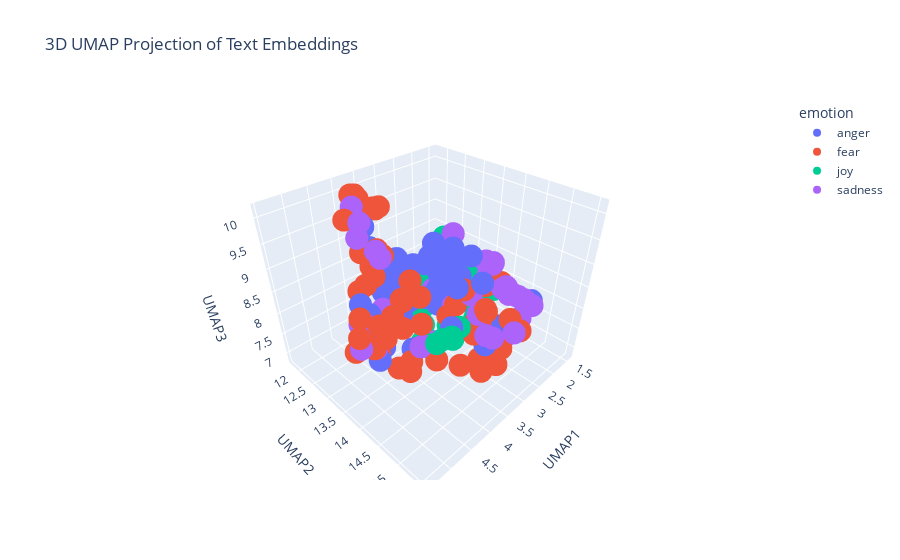

Notebook cell for this chart:
### Markdown cell above
---
##### <a id='toc1_5_8_1_1_'></a>[**>>> Exercise 4 (Take home):**](#toc0_)

Apply UMAP to the same embeddings to reduce the dimensionality to 3D vectors and plot the 3D graph, discuss the differences and similarities with the 2D graph.

### Code cell
# Answer here
import pandas as pd
import numpy as np
import umap
import plotly.express as px

# Concatenate the training and test data
combined_df = pd.concat([train_df_new, test_df_new], ignore_index=True)

# Prepare the embeddings for UMAP
# Convert the list of embeddings into a 2D numpy array
X_embeddings = np.array(combined_df['embeddings_values'].tolist())

# Apply UMAP for dimensionality reduction
reducer_3d = umap.UMAP(n_components=3, metric='cosine', random_state=28) 
embedding_3d = reducer_3d.fit_transform(X_embeddings)

# Create a DataFrame for plotting
df_plot = pd.DataFrame(embedding_3d, columns=['UMAP1', 'UMAP2', 'UMAP3'])
df_plot['emotion'] = combined_df['emotion']
df_plot['intensity'] = combined_df['intensity']
df_plot['text'] = combined_df['text']


# Visualize the embeddings with Plotly
fig = px.scatter_3d(
    df_plot,
    x='UMAP1',
    y='UMAP2',
    z='UMAP3',
    color='emotion',  # Color points by the 'emotion' column
    hover_data=['text', 'intensity'],  # Show text and intensity on hover
    title='3D UMAP Projection of Text Embeddings'
)

fig.show()

### Figure 1 — Plotly figure (JSON) as saved in the notebook; plotly's stock layout.template omitted (floating-point values rounded to 4 significant figures)
{"data": [{"customdata": [["I don't mean to offend anyone, but 93.7 literally blames everything on white people. In some cases it's true, but a lot of times, it's not", 0.458], ["I love when @pinksaltwarrior angry tweets bc it makes me laugh but also hate it bc it makes me miss her more", 0.333], ["@jaaames1993 Literally burst out laughing.", 0.067], ["Why a puerto Rican with Taino hair and a black nose gotta ruffle your targeted feathers?", 0.5], ["@St8edge4life88 eh well i can do the sting vs cactus loser leaves wcw match at bash at the beach lol", 0.396], ["Grateful for all the hungry people in my life! Hungry to learn, change, grow, help, etc - not sure anybody has it better! ", 0.396], ["@ToddDoug @Ziggomattic Yeah, this actually supports why I tweeted in this thread initially. Because of the article's righteous indignation.", 0.396], ["@LisaAsquithtobe @craig8710 @WayneHaselden @june65wigan everyone is against wigan because we are the biggest club #bitter", 0.562], ["@canada4trumpnow @donlemon he has BAD TEMPERAMENT  #HissyFits", 0.625], ["i can't believe they're all messing up my favourite of all bakes i feel personally offended", 0.5], ["That grudge you're holding keeps making an appearance because #God wants you to deal with it.", 0.5], ["Still can't log into my fucking Snapchat #Snapchat ", 0.771], ["Skipping meals is the national way of showing #disappointment and . #wiz", 0.354], ["Why does Candice constantly pout #GBBO 💄😒", 0.375], ["I think I must scare my coworkers when I'm eating like a rabid animal on my breaks #srry", 0.5], ["@LouisFil just curious as to what you mean. No rush, no animosity, no disdain.", 0.458], ["@mdivincenzo9 he's stupid, I hate him lol ", 0.521], ["snap: hiAleshia 😃", 0.208], ["@GriffinBowie23 @AliMcClimond sorry to #offend u griffin!!", 0.479], ["@dcexaminer Democrats and their voters have zero tolerance for honesty. They associate honesty with anger and hate.", 0.667], ["Since the 'update' my @iPhone loses power nearly 40% faster. ", 0.438], ["-- haired man strides close and watches as the Major flinches away from him, the reaction draws a growl from his throat.  -- (@DocHQuinzel)", 0.322], ["Recommended reading: Prisoners of Hate by Aaron Beck #anger", 0.521], ["significantly, with a #bitter smile, 'let me", 0.479], ["why are people so offended by kendall he ends photo shoot like seriously shut the fuck up", 0.833], ["@SkyNews when the East wind blue in summer in Durban, S Africa, we still surfed and got #stung badly! Must be carefull-A #sting can harm you", 0.562], ["I'm so annoyed/sad YouTube is burning itself to the ground 🙄🙄", 0.604], ["If i could just get my line to block! #germantownbroncos #lilleague #popwarner #Broncos #usafootball  #lineman", 0.417], ["@kingvee_ don't provoke me to anger", 0.708], ["you know cyran still hasn't done makeup based on jeongguk's tiddy like i suggested and i'm #offended", 0.479], ["Nurse practitioner: 'you look pretty bad. No offense of course.'  \\n\\nThank you, that really added that spark of positivity I needed today.", 0.444], ["not to be That Person™ but i get bitter seeing some ravi stans", 0.542], ["SOMEONE LET SNAKES IN MY HOUSE, I BET IT @Ya_Boi_Huck I KILL THAT BUGGER WHEN I GET MY HANDS ON HIM #rage #HuckFP2", 0.771], ["Absolutely fuming I've just scratched all my car 😡😡😡😡😡😡", 0.75], ["@evanareteos :)) im now writing abt the changing face of sex industry in tr :))) now men will talk to me then! #revenge", 0.479], ["@TDsNation i watch all your videos but i like madden better!", 0.333], ["@PrincessCasGirl @DaddyEllis__ tiff you better hurry cause 👀", 0.458], ["@Deadspin @jrzy_boy This is about him being left off because they wanted to play a heavier game. We needed his offense tho. Amongst others.", 0.542], ["@LeonWobYP b***er off. NCFC is a grudge match :)", 0.542], ["@huwellwell One chosen by the CLP members! MP seats are not for people to dole out to their mates, we elect candidates. ", 0.438], ["Having a baby born too soon is #lifechanging 6 years on and it feels like only yesterday #sad #happy  #emotionalrollercoaster", 0.354], ["Sting is just too damn earnest for early morning listening. #sting", 0.446], ["Just watched Django Unchained, Other people may frown, but I titter in delight! 2/5", 0.229], ["Anger, resentment, and hatred are the destroyer of your fortune today.", 0.396], ["Literally fuming fuck sake", 0.86], ["Kik to trade, have fun or a conversation  (kik: youraffair) #kik #kikme #messageme #textme #pics #trade #tradepics #dm #snap #bored", 0.167], ["@ArcticFantasy I would have almost took offense to this if I actually snapped you", 0.458], ["@komal_sidhnani true...\\nThey r burning with other's pleasure!\\nPpl in true love happiness everywhere _😃", 0.312]], "hovertemplate": "emotion=anger<br>UMAP1=%{x}<br>UMAP2=%{y}<br>UMAP3=%{z}<br>text=%{customdata[0]}<br>intensity=%{customdata[1]}<extra></extra>", "legendgroup": "anger", "marker": {"color": "#636efa", "symbol": "circle"}, "mode": "markers", "name": "anger", "scene": "scene", "showlegend": true, "type": "scatter3d", "x": [3.611, 2.883, 2.67, 3.406, 4.504, 1.828, 3.709, 4.918, 4.266, 3.833, 3.104, 3.666, 3.119, 4.472, 3.175, 3.373, 3.29, 3.075, 3.896, 4.187, 4.428, 3.082, 3.041, 3.042, 3.814, 4.258, 3.543, 4.589, 3.494, 3.31, 2.194, 3.569, 3.508, 3.842, 2.633, 4.299, 3.314, 3.987, 4.726, 4.591, 2.564, 4.099, 2.483, 2.889, 3.672, 3.17, 3.531, 1.755], "y": [12.66, 13.19, 11.89, 12.78, 13.39, 12.92, 12.93, 13.62, 12.97, 14.19, 14.04, 14.03, 15.07, 15.1, 14.77, 12.95, 13.55, 12.19, 12.79, 12.73, 13.87, 13.46, 13.79, 13.58, 14.2, 13.59, 14.89, 13.44, 13.54, 13.02, 12.9, 13.6, 13.92, 14.62, 12.77, 13.22, 12.51, 13.69, 13.44, 13.0, 15.23, 13.54, 12.1, 14.09, 14.39, 12.18, 12.71, 13.21], "z": [8.568, 8.948, 7.292, 8.445, 8.014, 6.976, 8.399, 8.256, 9.464, 9.0, 8.829, 9.538, 8.297, 9.07, 7.698, 7.852, 9.391, 7.635, 8.248, 9.741, 9.703, 7.888, 9.287, 8.078, 9.272, 8.109, 9.306, 7.363, 9.048, 8.717, 7.12, 8.376, 9.427, 9.232, 8.512, 7.368, 7.651, 7.427, 8.53, 8.429, 8.629, 8.188, 7.766, 9.187, 9.456, 7.756, 8.285, 7.914]}, {"customdata": [["Tomorrow is going to be a challenge, I have to talk at a freshers fair to STRANGERS 😁and pick up my new flat keys ", 0.58], ["@lindseylouwho_ be nice if the Texans could hold onto the ball to give fuller and Hopkins a chance!!!  #TNF", 0.229], ["#NawazSharif says lets end #terror. Sure, let #IndianArmedForces target the bases without #Pakistan interference #Karma?", 0.554], ["I delete numbers so quick with no hesitation", 0.288], ["i might have #hysteria ,i don't kno if it's just #anxiety or both,..need a diagnosis cuz somethin' is messed up,need ert bu i nvr come out", 0.86], ["@YahooCare data stolen in 2014 and only now do you tell us #shocking.", 0.56], ["The more I watch this documentary on @Channel4 the more I think @Airbnb is more a #nightmare than dream #dreamornightmare", 0.667], ["Open to suggestions on a good #horror movie. Just saw 31 and It follows recently, dug both. Gimme something good. #movienight #netflix", 0.25], ["Scott Dann injured aka my worst nightmare", 0.688], ["Now this is getting out of hand. I'm freaked out by this death...and I'm God!! #mommaGrendel ", 0.812], ["# ISIS REFERENCES SCRUBBED?  Federal complaint against suspect in NYC, NJ bombings appears to omit terror names in bloody journ...  #news", 0.729], ["For the last 2 years the U.S. has been averaging about 4 terrorist attacks a month. Good debate topic. #Trump #Hillary ", 0.438], ["Can we start a 'get Chris Sutton off our tv campaign? Spread the work  #pundit #noclue", 0.354], ["@drunkejt almost all of my mutuals intimidated me at some point or still do", 0.479], ["Romero, Rojo, Blind, Memphis, Rooney. This is nearly a starting line up I’d wanna punch in the face rather than shake their hand.", 0.438], ["Most Americans think the media is nothing but Government propaganda BS. #lies #control #BS #RiggedSystem  #garbage #oreillyfactor", 0.521], ["@_jamiebraidwood haha, horrific is all that needs to be said. Glad I'm away to Spain on Sat so missing game 🍹🍕🍺☉☉", 0.479], ["ugh!! this is the worst!! i didn't read at all this whole first month of school and i have a unit test on friday!!! awe man!!", 0.646], ["If you get called #shy this means you are #considered.Turn those #negatives to #positives Quote #MarnieMcCormack from @jpmorgan #womenintech", 0.5], ["Accrington Stanley? Who are they? Exactly. Things looking dire for West Ham despite the win. What's changed since March? #bbcfootball", 0.619], ["@CP24 And I hope when the police met him at the subway that they took him straight to jail 😕 ", 0.583], ["@MrsCassonC @15_jordyn WAS THERE A CLOWN IN YOUR NEIGHBORHOOD?  #creepy #EnoughIsEnough", 0.812], ["How had Matty Dawson not scored there!!!!! #terrible", 0.375], ["I start work tmrw yall, i'm nervous lol", 0.854], ["#AnthonyWeiner #DISTRACTION #what is really going on? #selection #election #Syria  #race #riots #GasCrisis2016 #NoDAPL #rape", 0.771], ["@Cory_Bonini AP didn't have a productive week 1 or 1st half against GB and Kalil is horrible! @Vikings D is its strongest asset currently.", 0.396], ["I have another test tonight ", 0.438], ["Georgia Tech's Secondary is as soft as a marshmallow. ", 0.125], ["I lost my blinders .... ", 0.333], ["#AnthonyWeiner #DISTRACTION #what is really going on? #selection #election #Syria #terrorism #race #riots #GasCrisis2016 #NoDAPL #rape", 0.854], ["No we didn't just bully our professor to move the Chem quiz to Monday 😂", 0.292], ["A concern of mine is that big name FA(like Malik) will tell other big potential FA's to steer clear of this franchise till Gus is gone.", 0.562], ["Today was horrible and it was only half a day", 0.854], ["@smb_ryan @Kamper10 I couldn't care less about #GOTHAM. I haven't watched it since the mid point of season 1. #horrible", 0.417], ["Just feel awkward that I'm being timid to everyone.", 0.646], ["This maybe a new start but it will always be align with the end. #start #forward", 0.292], ["Can we go back 2 weeks and start again ?? This is seriously dreadful", 0.729], ["#internationaldayofpeace Want peace,prepare for war. Destroy terror states like Pakistan", 0.583], ["Shoutout to @VZWSupport for ruining my iPhone 7 order!! #horrible", 0.562], ["@pixietangerine @hatersbackoff im so exited!! I am shaking so much 😍😍 and im so pround of Colleen and the fandom! Everyone is amazing 😍", 0.188], ["Just want to be a dad so i can play kick the baby with my little one #southpark #mellogang #ghastly #edm #plur #dad #djlife #dj #producer", 0.333], ["Thank god the feds did not raise rates. Assume they are nervous about a world where 990 is the new employee  form  &amp; the safety net is zilch", 0.45], ["Haven't gotten one hour of sleep... Today is going to be a fun day 😐 #restless", 0.75], ["@JTregManc it's fair to say he's been a bit timid compared to what I've been known to see from him", 0.458], ["They're both awful in their own ways, but just saying. The way he treated Aniston alone makes him a nightmare male narcissist to be avoided.", 0.583], ["still shaking though 🙃", 0.688], ["Wishing i was rich so i didnt have to get up this morning #poor #sleepy  #sad #needsmoresleep", 0.562], ["If you really care like you state @flyfrontier @FrontierCare then I would seriously address sensitivity training to your employees ", 0.354], ["Super shitting it about this tattoo ", 0.604], ["Part of debunking #panic is the idea that either a physical symptom, negative thought, or a behavior begins the vicious cycle. #CBTWORKS", 0.5], ["Nawaz Sharif's UN should start #सत्य_बोध_यात्रा as after all his #UNGA speech has awaken the world about their role in sponsoring ", 0.417], ["@chutneysupercat hi lovely brownie, MM is calling me tuppytupperware.. its awful", 0.44], ["This is #horrible: Lewis Dunk has begun networking #a Neo-Geo with a his holiday home in Mexico.", 0.479], ["About 7 weeks till I can pick up my camera again. Though I think there is a group cemetery shoot in october I can make! #photography ", 0.312], ["Dunno y am going to the Yorkshire scare grounds when I only lasted a minute in the Alton towers one before running out a fire exit crying", 0.812], ["@JeffersonLake speaking of ex cobblers, saw Ricky Holmes at Charlton last week.. tracking back &amp; defending... I dread seeing Gorre on ball..", 0.417], ["The Apocalypse has hit our gym and it's  nothing what I thought it would be...\\n\\nEveryone is wearing vests! What if it's contagious? ", 0.583], ["Southend players always haunt Man U", 0.417], ["Staff on @ryainair FR1005. Asked for info and told to look online. You get what you pay for. #Ryanair @STN_Airport #Compensation ", 0.312], ["At school, my classmate is with me at music class and he sang Hallelujah like, god, with my friend we were breathless.", 0.22], ["@ReaganBattalion That's a terrible thing to accuse Scott Baio of.", 0.438], ["@AlaskaGurus @adventuretweets agreed! 😍 an awe to meet such beautiful, powerful animals.", 0.208], ["@joey_coops yes Hun! Avoid at all costs!! ", 0.389], ["Whatt a trailerrrr !!! @karanjohar @AnushkaSharma #RanbirKapoor #AishwaryaRaiBachchan i am COMPLETELY BLOWN !! #awestruck #longingformore", 0.417]], "hovertemplate": "emotion=fear<br>UMAP1=%{x}<br>UMAP2=%{y}<br>UMAP3=%{z}<br>text=%{customdata[0]}<br>intensity=%{customdata[1]}<extra></extra>", "legendgroup": "fear", "marker": {"color": "#EF553B", "symbol": "circle"}, "mode": "markers", "name": "fear", "scene": "scene", "showlegend": true, "type": "scatter3d", "x": [2.759, 4.504, 3.604, 2.813, 3.064, 4.629, 4.751, 4.625, 4.99, 3.422, 3.958, 3.99, 5.01, 3.077, 5.325, 4.409, 4.713, 3.645, 3.393, 5.135, 4.134, 4.067, 4.709, 2.615, 4.069, 4.343, 2.522, 4.218, 3.22, 4.053, 2.334, 4.119, 3.629, 4.703, 3.265, 2.437, 4.074, 3.593, 4.606, 1.6, 4.673, 2.438, 3.359, 3.78, 4.43, 2.768, 3.289, 4.181, 3.746, 3.101, 3.662, 4.153, 5.031, 2.214, 2.944, 5.051, 3.387, 5.431, 4.429, 1.74, 4.527, 1.607, 4.394, 1.687], "y": [14.61, 13.31, 12.35, 14.4, 14.98, 13.65, 14.75, 14.17, 14.19, 14.23, 12.32, 12.28, 13.56, 14.58, 13.96, 12.51, 14.04, 15.06, 14.38, 13.84, 12.85, 13.76, 14.27, 14.75, 12.27, 13.68, 14.58, 13.86, 14.55, 12.25, 14.4, 13.79, 15.07, 13.57, 14.8, 13.85, 14.65, 12.43, 13.75, 12.38, 13.34, 13.21, 15.35, 14.12, 13.24, 14.46, 15.52, 12.63, 14.68, 14.93, 12.34, 14.09, 14.09, 14.34, 14.83, 13.95, 14.66, 13.98, 12.76, 13.13, 13.07, 12.45, 13.92, 12.09], "z": [7.17, 7.408, 9.752, 8.664, 7.265, 9.852, 9.098, 9.178, 8.614, 8.466, 10.06, 10.13, 8.663, 7.152, 8.682, 9.871, 8.82, 8.937, 7.061, 8.353, 8.753, 9.061, 8.707, 7.23, 10.15, 7.16, 7.658, 7.109, 8.117, 10.14, 8.5, 7.251, 8.889, 9.544, 7.101, 7.173, 8.814, 9.821, 9.782, 7.306, 7.669, 6.857, 8.736, 7.289, 9.51, 7.518, 8.556, 8.475, 9.176, 7.388, 9.793, 8.934, 8.839, 7.191, 7.308, 8.284, 8.018, 8.477, 8.521, 7.294, 9.515, 7.019, 8.88, 7.175]}, {"customdata": [["@torbalan I still have some shred of optimism. It's rapidly disappearing however...", 0.1], ["@BrightPigSEO @BrightPigSEO we provide dignified and professional funerals at prices families can afford #satisfied clients #bright pig", 0.345], ["I'm due for a big change! I've prayed on it, I think I deserve it #positivity ", 0.6], ["#food  #деньги #smile   microsoft_.net_framework_4.5.1_full_plus_by_gora", 0.375], ["@KWAYNTjoia it's exhilarating", 0.583], ["Hey u never know, Channel 4's version of #GBBO might actually be quite good. A few adverts aren't the end of the world. ", 0.417], ["I thought I got mad for anything but my bf gets mad over any little thing lmfao shit be hilarious", 0.583], ["I need a bit of #GBBO to cheer me up after a terrible day!", 0.167], ["@smoothkobra after such a heavy 2 days this has given much needed levity. Thanks bro", 0.438], ["It breaks my heart seeing people down or upset.. I will try my best to make them smile or cheer them up 🤗", 0.438], ["@Bookselenaxxx @Hustler @Bookselenaxxx @Hustler \\n👅💦👅💦👅💦👅💦👅💦👅that hot pussy unappetizing that delight", 0.375], ["What a great training course, lots of photos, fun and laughter. Photo's will be up soon #Boostercourse #fun #laughter", 0.82], ["@SXMUrbanView @karenhunter @CousinSyl you are so wrong for this!needed levity after that recording", 0.28], ["@veggiesausage that happens...u will be ok tomorrow cheer it up..Don't give up no no no😝😝😝", 0.396], ["@Spotted_H0rse I'm spry, though", 0.26], ["😱 @cailamarsai you've had me 😂 😂 the whole time watching @black_ishABC after you've lost your #glasses! It was #hilarious! @mrbabyboogaloo", 0.9], ["@RapeseedOilFans \\nWho nose where those scent roses went\\nTo a spot in the Orient\\nMummified\\nIn rapeseed oil fried\\nEating drinking &amp; merriment.", 0.479], ["Love how cheerful that woman is about storing someone else's furniture for an eternity. I'd have sold it by now. #GrandDesigns", 0.36], ["@biggerthanyuu He's flushed upon hearing the feeling is reciprocated. He's elated to shove himself right into his arms and hug him tightly.+", 0.5], ["It has been medically proven that laughter is an effective pain killer.", 0.48], ["@deadlyjokester *she let out a playful gasp and slowly wrapped her arms around his neck, kissing him back*", 0.62], ["Just had #efficient #great #smiling service @AppleBelgique store. Impressive team of geniuses ready to redefine what customer service is!", 0.75], ["Live simply. Dream big. Be grateful. Give love. Laugh lots. - Unknown #quote #inspiration ", 0.522], ["@niceoneWern @Alotta_Pain the gleesome threesome", 0.32], ["It's finally raining in Ashland, Oregon. We've been parched all summer &amp; fall. The plants &amp; people are rejoicing!", 0.66], ["only time I am ever cheering for you Johnny", 0.34], ["@Jen_Lee @mostlymartha @edotwoods we just found thin mints in a freezer clean. i couldn't be more elated.", 0.76], ["Watch this amazing live.ly broadcast by @kaylaaa_sartorious  #musically", 0.521], ["If I were assured of your eventual destruction I would, in the interests of the public, cheerfully accept my own.' -Sherlock Holmes-", 0.32], ["@finkowska @PigletParker they happen. I expect your thumbs were all over the place in glee, interpreting my double negative.", 0.375], ["@5ftanomaly aside from that i'm all about pleasing the individual that i'm involved with, my pleasure comes from their pleasure.", 0.558], ["tfw you're en-route to your future :) !! @HUCJIR i'm coming for ya! #openhouse #futurecantor #exhilarating #NYCletsgo", 0.657], ["If I were assured of your eventual destruction I would, in the interests of the public, cheerfully accept my own.' Sherlock Holmes", 0.3], ["don't be with some just because they try to drown you in gifts. be with someone who makes you truly happy, without the materialistic things.", 0.292], ["#ukedchat A4 Just go outside (or to the gym hall) and play! \\n #education  #learning", 0.688], ["Watch this amazing live.ly broadcast by @izzybuzy365 #lively #musically", 0.51], ["Val reminds me of one of the cheerful witches that looks after Aurora in Disney’s Sleeping Beauty. #GBBO", 0.521], ["Each day is what you make of it! #goals #challenges #business #goals   #success #photographer #photography #ThursdayThoughts", 0.604], ["...at your age, the heyday in the blood is tame...' @TheArtofCharm #shakespeareaninsults #hamlet #elizabethan #williamshakespeare", 0.26], ["@Communism_Kills i get the subway melt and make sure it's only hearty italian bread... black olives are a must though", 0.38], ["@diehimbeertonis She developed her 'forced smile'. I can force myself to describe it 'a little hearty maybe, sanki biraz':)", 0.208], ["Tutoring gives me such an exhilarating feeling. I love helping people 😌", 0.896], ["Heather that was #hilarious! @MsHeatherBates @pattonoswalt @chrishansen #AnthonyWeiner #15gets20 #NYC", 0.812], ["@hesham786 that's the spirit #optimism", 0.396], ["@DocBellsSwan *peers down at you, eyes crinkling with mirth and affection* I do love ye so, my bonnie Belle.", 0.66]], "hovertemplate": "emotion=joy<br>UMAP1=%{x}<br>UMAP2=%{y}<br>UMAP3=%{z}<br>text=%{customdata[0]}<br>intensity=%{customdata[1]}<extra></extra>", "legendgroup": "joy", "marker": {"color": "#00cc96", "symbol": "circle"}, "mode": "markers", "name": "joy", "scene": "scene", "showlegend": true, "type": "scatter3d", "x": [3.144, 3.142, 2.239, 2.212, 1.802, 4.726, 2.914, 4.332, 2.289, 2.073, 2.429, 2.022, 3.641, 2.526, 3.139, 2.423, 2.988, 4.675, 2.024, 2.33, 2.26, 1.783, 1.973, 2.261, 1.658, 2.562, 1.602, 3.037, 2.516, 2.956, 2.087, 1.527, 2.545, 1.762, 2.886, 3.167, 4.552, 2.234, 3.543, 2.667, 2.861, 1.598, 2.474, 2.714, 2.478], "y": [13.93, 12.94, 13.9, 12.43, 12.6, 15.04, 13.44, 15.12, 12.17, 14.05, 12.58, 12.17, 12.37, 14.04, 13.1, 11.76, 12.78, 15.11, 12.89, 12.21, 12.97, 12.34, 13.55, 12.48, 12.9, 14.17, 12.6, 11.82, 13.67, 12.83, 12.96, 12.96, 13.64, 13.52, 13.72, 11.82, 15.18, 14.18, 13.48, 12.55, 13.53, 12.95, 11.76, 13.42, 13.16], "z": [7.44, 7.181, 6.972, 7.112, 7.39, 8.883, 9.329, 9.01, 7.169, 8.037, 8.25, 6.978, 8.285, 7.886, 7.178, 7.384, 7.178, 8.969, 7.44, 7.339, 7.66, 6.911, 6.961, 7.76, 6.92, 7.946, 7.084, 7.494, 8.529, 8.115, 7.893, 7.223, 8.583, 7.962, 7.0, 7.442, 8.985, 7.032, 7.182, 7.047, 7.963, 7.43, 7.556, 7.102, 7.667]}, {"customdata": [["@knology has providing customers w/equipment that doesn't deliver speeds of internet services that they have been charging.  #scam", 0.625], ["TONIGHT - Fulford Arms, York \\nTOMORROW - Bank Top Tavern, Oldham\\nNEXT SATURDAY- Big Hands, Manchester \\n\\n#livemusic #punk #blues #rockandroll", 0.188], ["@alisontis otherwise you're committing a crime against your soul only sober ppl know what is good or bad for themselves", 0.438], ["@Nataliem55 sadly, war has often been the factor that jump starts US economic growth", 0.479], ["Refuge Recovery Boston - Weds 7:30-9 pm. #healing #support #addiction #recovery #buddhism #meditation #sober #cambma #meeting #harvardsq", 0.333], ["@TxDMV @ArkansasBBB i filled out the report on #baitswitch by @Carvana lets go get them fines levied. #badbusiness #honoryourdeal #unhappy", 0.542], ["It's my last week at CN! I'm gonna be sad to leave, but this will also be my first planned break since going into animation!", 0.438], ["Life's too short to be frowning for so long", 0.396], ["Can I just sulk in peace 😂", 0.688], ["Summer officially ends today. #sadness", 0.812], ["@VivienLloyd Thank you so much! Just home - stunned but so happy. Don't think it has sunk in yet! Wow.", 0.104], ["Shoutout to the drunk man on the bus who pissed in a bottle and on the seats ", 0.436], ["Honestly I've come to a place where I keep getting discouraged but just gotta tell myself to keep pushing through it.", 0.729], ["The fact I haven't had to wear a bra for a week and knowing I'll have to start wearing one again after tomorrow is depressing 🙄🙄", 0.646], ["Wanna pop some pills, sedate myself, and wake up tomorrow.", 0.729], ["Regret for the things we did can be tempered by time; it is regret for the things we did not do that is inconsolable.  Sydney J. Harris", 0.542], ["@HillaryClinton @TheDemocrats It's ok 2 be disgusted or dishearten with presidential race but don't let that stop u from voting IT MATTERS", 0.542], ["@DoubleEph sadly his best days are behind him", 0.583], ["Some of these people at this protest are just there for the adrenaline rush. #depressing", 0.583], ["Marcos rojo plays for man united !!  Just let that sink in !!!", 0.417], ["Never ever been this unhappy before in my life lmao", 0.771], ["untypical kinda Friday #dull", 0.542], ["Damn gud #premiere #LethalWeapon...#funny and ", 0.229], ["@hotelplanner I stayed at a hotel who  packed picnic lunches to take on the road!! #BetterTogether @Redlizzy1 @NewfieChic @Ladybug_Vic", 0.271], ["Cause fail or pass I refuse to be sober", 0.604], ["she's always so insensitive whenever i grieve idgi", 0.583], ["We lost", 0.583], ["[My teeth were sunk down into the vein of the poor woman who had 'accidentally' had a small problem with her engine, just outside of --", 0.479], ["#RiceFODays now I am Alex Butler's class on financial management. Starts off with a great, relevant class discussion: movies and sunk costs", 0.229], ["Hopefully next time we play a L1 team, 1 of the players scores, takes his shirt off &amp;jumps into away end purely to wind up the joyless cunts", 0.396], ["Has anyone noticed that @npr stories in recent days all paint positive accomplishments for Trump and challenges for Hillary? #surprised #sad", 0.5], ["I haven't watched my favorite youtubers in months and it's honestly made my depression so much worse", 0.667], ["@big_SL8 Show some respect, that's all...  If u havent go to war u cant say anything.. U havent lost friends and mates on war, so Ahut it!!", 0.583], ["@AMB4JC @drtonyevans It's our job, the job of people who r still sane,still ok in life, to help the lost to find themselves &amp; love eachother", 0.214], ["The weather sure matches the mood in this state today.. #gloomy", 0.792], ["Wow just watched Me Before You and it was seriously one of the most depressing movies of my life", 0.667], ["@LeePorter94 @DomMcGovern_ hi Dom I saw u at Notts county away, looking for 1 mufc away ticket will pay ", 0.312], ["@pmo100 @5liveSport .....I heard talk something is a miss. He looks weary.", 0.458], ["Buddha doesn't possess enough power to deliver you from your affliction!", 0.542], ["My life went from happy to unhappy..", 0.812], ["@OHSOVICTORIOUS_ @FaZeAdapt We all seen it coming.. it's sad. But her Instagram comments on her pics are funny. Adapts fans blew it up 😂😂😂", 0.354], ["@KeithOlbermann depressing how despicable Trump, with no policies, campaigning on bigotry &amp; rancour can be so close, evil immoral disaster", 0.708], ["[ @HedgehogDylan ] *she would frown a bit, folding her arms* 'why is it that every time I'm in need of assistance someone expects a lil **", 0.562]], "hovertemplate": "emotion=sadness<br>UMAP1=%{x}<br>UMAP2=%{y}<br>UMAP3=%{z}<br>text=%{customdata[0]}<br>intensity=%{customdata[1]}<extra></extra>", "legendgroup": "sadness", "marker": {"color": "#ab63fa", "symbol": "circle"}, "mode": "markers", "name": "sadness", "scene": "scene", "showlegend": true, "type": "scatter3d", "x": [4.762, 4.853, 2.074, 3.226, 2.024, 4.775, 2.289, 2.523, 2.914, 2.872, 1.684, 2.811, 2.662, 3.034, 3.474, 3.518, 4.308, 3.675, 3.391, 5.357, 3.095, 3.172, 2.334, 1.915, 2.376, 3.201, 3.422, 2.976, 1.43, 4.923, 4.222, 3.334, 4.107, 1.925, 3.02, 3.266, 4.973, 3.908, 2.605, 2.684, 3.059, 4.52, 2.99], "y": [13.8, 13.73, 13.95, 13.56, 13.95, 13.91, 14.61, 14.65, 14.85, 15.43, 12.49, 13.57, 14.22, 15.24, 15.53, 15.16, 12.8, 13.75, 14.73, 14.03, 15.1, 15.39, 11.96, 12.57, 14.2, 14.4, 14.95, 13.78, 13.11, 13.52, 12.5, 15.2, 13.01, 13.68, 15.33, 15.25, 13.48, 13.83, 14.21, 15.15, 11.95, 13.0, 13.25], "z": [9.94, 8.023, 8.595, 7.048, 8.611, 9.875, 7.274, 8.621, 8.869, 8.796, 6.976, 9.408, 7.552, 8.97, 8.63, 8.316, 9.886, 7.32, 8.508, 8.525, 8.97, 8.598, 7.486, 6.838, 8.836, 8.654, 8.186, 7.97, 7.218, 8.493, 10.04, 9.212, 8.074, 8.182, 8.558, 9.162, 8.479, 7.516, 9.014, 8.673, 7.398, 9.755, 8.107]}], "layout": {"legend": {"title": {"text": "emotion"}, "tracegroupgap": 0}, "scene": {"domain": {"x": [0, 1], "y": [0, 1]}, "xaxis": {"title": {"text": "UMAP1"}}, "yaxis": {"title": {"text": "UMAP2"}}, "zaxis": {"title": {"text": "UMAP3"}}}, "title": {"text": "3D UMAP Projection of Text Embeddings"}}}
